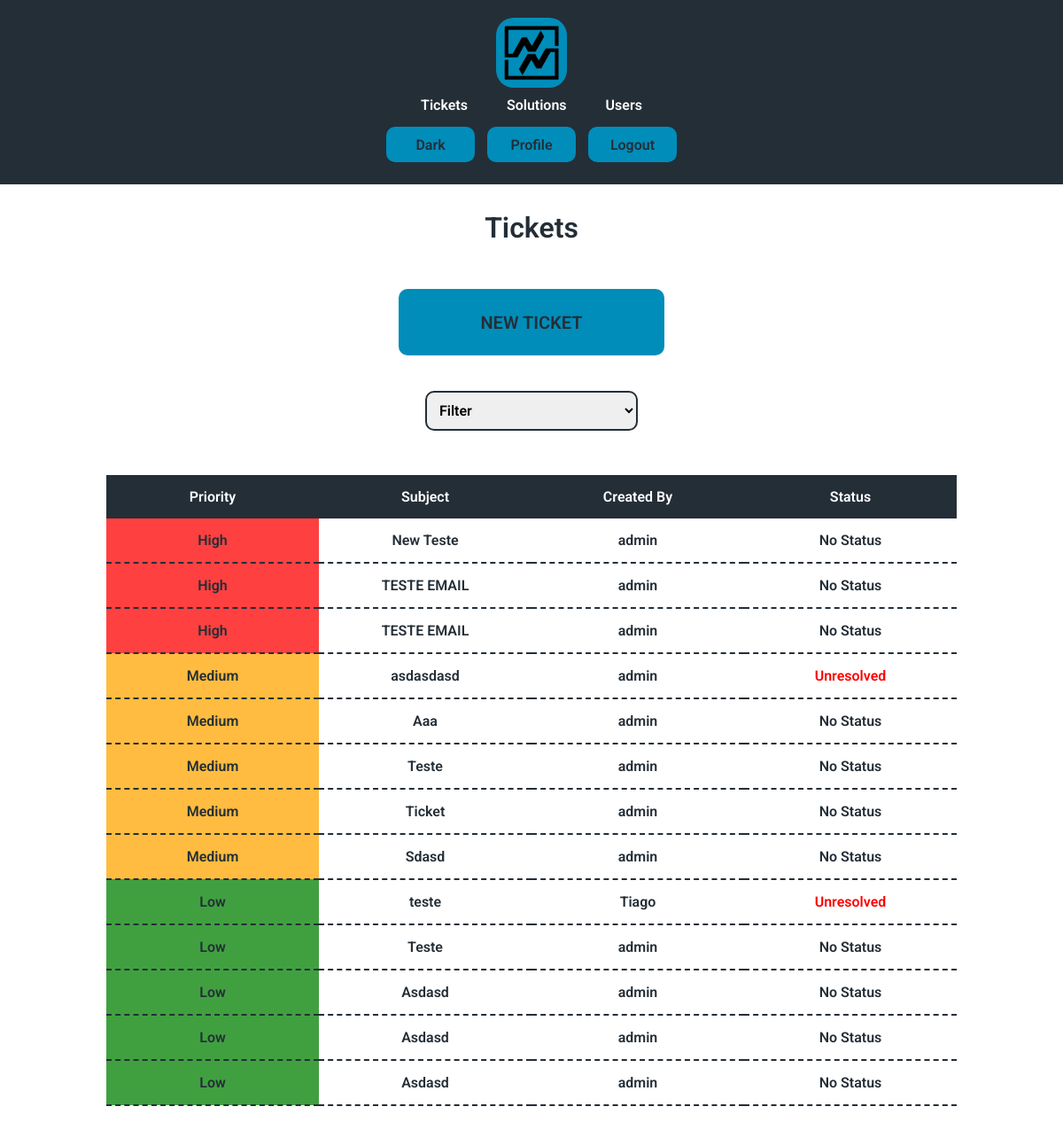
Screenshot of /tickets (signed in) with the database file from the repository.
### tables this page shows
CREATE TABLE tickets (
id INTEGER PRIMARY KEY AUTOINCREMENT NOT NULL,
subject TEXT NOT NULL,
creator INTEGER,
description TEXT,
status INTEGER DEFAULT 0 NOT NULL,
priority INTEGER DEFAULT 0 NOT NULL,
time TIMESTAMP DEFAULT CURRENT_TIMESTAMP,
FOREIGN KEY(creator) REFERENCES users(id)
ON DELETE SET NULL
ON UPDATE NO ACTION
);

CREATE TABLE users (id INTEGER PRIMARY KEY AUTOINCREMENT NOT NULL, name TEXT NOT NULL, hash TEXT NOT NULL, permission INTEGER DEFAULT 4 NOT NULL, active BLOB DEFAULT 0 NOT NULL, email TEXT NOT NULL);

### app.py (the view, shortened to what this page needs)
@app.route("/tickets", methods=["GET", "POST"])
@login_required
def tickets():
    if session.get("permission") < 3:
        tickets = db.execute(
            """
            SELECT tickets.id, tickets.subject, tickets.status, tickets.priority,
            users.name AS creator_name FROM tickets
            LEFT JOIN users ON tickets.creator = users.id
            WHERE tickets.status < 5 ORDER BY priority DESC, time ASC
            """
            )
        return render_template("tickets.html", tickets = tickets, status = ticketStatus, priority = priority)

### app.py (called while the page is built)
def login_required(f):
    @wraps(f)
    def decorated_function(*args, **kwargs):
        if not session.get("user_id"):
            return redirect("/") # Redirect to the login page or wherever necessary
        return f(*args, **kwargs)  # Proceed with the actual route if logged in
    return decorated_function

### templates/tickets.html (shortened to what this page needs)
{% extends "layout.html" %}
{% block h1 %}<h1>Tickets</h1>{% endblock %}
{% block body %}
    {% if session.get("permission") < 4 %}
    <form class="margin" action="/newticket">
    <button type="submit" class="enter">NEW TICKET</button>
    </form>
    <form class="margin" action="/tickets" method="post">
    <select id="status" name="status" onchange="clickButton()">
        <option hidden disabled value="" selected>Filter</option>
    </select>
    </form>
    {% endif %}
    <div class="main">
    <table class="select">
        <thead>
            <tr>
                <th>Priority</th>
                <th>Subject</th>
                <th class="none">Created By</th>
                <th>Status</th>
            </tr>
        </thead>
        <tbody>
            {% for ticket in tickets %}
            <tr onclick="clickButtonID('{{ ticket['id'] }}')">
                <td class="{{ priority[ticket['priority']] }}"> {{ priority[ticket["priority"]] }}</td>
                <td> {{ ticket["subject"] }}</td>
                {% if ticket["creator_name"] %}
                <td class="none"> {{ ticket["creator_name"] }}</td>
                {% else %}
                <td></td>
                {% endif %}
                <td class="status{{ ticket['status'] }}"> {{ status[ticket["status"]] }}</td>
            </tr>
            {% endfor %}
        </tbody>
    </table>
</div>
{% endblock %}

### static/styles.css (style rules this page uses)
.Light { --color1: #242e37; --color2: #ffffff; --color3: #e1e3e4; --color4: #242e37; --color5: #008dba; --colorextra: #ffffff; --font: "Roboto", sans-serif; }
* { font-family: var(--font); box-sizing: border-box; margin: 0; padding: 0; font-weight: 600; --font-color: var(--color1); --background-color: var(--color2); --nav-color: var(--color4); --navfont-color: var(--colorextra); --button-color: var(--color5); --buttonfont-color: var(--color4); --hover-color: var(--color3); --hoverfont-color: var(--color4); --logo-color: var(--color5); --linkhover-color: var(--color5); --tab-color: var(--color4); --tabfont-color: var(--colorextra); --tabhover-color: var(--color5); --tabhoverfont-color: var(--color4); --disabled-color: var(--color4); --disabledfont-color: var(--color3); --placeholder-color: var(--color4); --aler-color: var(--color5); --active-color: var(--color1); --activefont-color: var(--color5); --border-color: var(--color5); }
html { background-color: var(--background-color); color: var(--font-color); }
body { transition: background-color 0.5s, color 0.3s; }
button { background-color: var(--button-color); color: var(--buttonfont-color); border: none; border-radius: 10px; cursor: pointer; transition: all 0.5s ease 0s; width: 100px; height: 40px; font-size: 16px; margin: 5px; }
.enter { margin-top: 30px; margin-bottom: 10px; font-size: 20px; width: 300px; height: 75px; }
.main { margin: 40px 0 40px 0; }
.margin { margin: 20px 0 20px; }
table { width: 100%; border-collapse: collapse; text-align: center; table-layout: fixed; margin: 20px 0 20px 0; }
td { padding: 15px 0px; border-bottom: 2px dashed var(--tab-color); }
th { background-color: var(--tab-color); padding: 15px 0px; transition: all 0.5s ease 0s; color: var(--tabfont-color); }
h1 { margin: 20px 0 20px; }
input, select, textarea { width: 25%; min-width: 200px; padding: 10px; margin: 10px 0px; border: 2px solid var(--font-color); border-radius: 10px; font-size: 16px; }
.Medium { background-color: rgba(255, 166, 0, 0.75); }
.High { background-color: rgba(255, 0, 0, 0.75); }
.Low { background-color: rgba(0, 128, 0, 0.75); }
.status4 { color: red; }
@media (max-width: 1300px) { td { width: 50%; } }

### rows the page displays
tickets: priority "High", subject "New Teste", creator_name "admin", status "No Status"
tickets: priority "High", subject "TESTE EMAIL", creator_name "admin", status "No Status"
tickets: priority "High", subject "TESTE EMAIL", creator_name "admin", status "No Status"
tickets: priority "Medium", subject "asdasdasd", creator_name "admin", status "Unresolved"
tickets: priority "Medium", subject "Aaa", creator_name "admin", status "No Status"
tickets: priority "Medium", subject "Teste", creator_name "admin", status "No Status"
tickets: priority "Medium", subject "Ticket", creator_name "admin", status "No Status"
tickets: priority "Medium", subject "Sdasd", creator_name "admin", status "No Status"
tickets: priority "Low", subject "teste", creator_name "Tiago", status "Unresolved"
tickets: priority "Low", subject "Teste", creator_name "admin", status "No Status"
tickets: priority "Low", subject "Asdasd", creator_name "admin", status "No Status"
tickets: priority "Low", subject "Asdasd", creator_name "admin", status "No Status"
tickets: priority "Low", subject "Asdasd", creator_name "admin", status "No Status"
